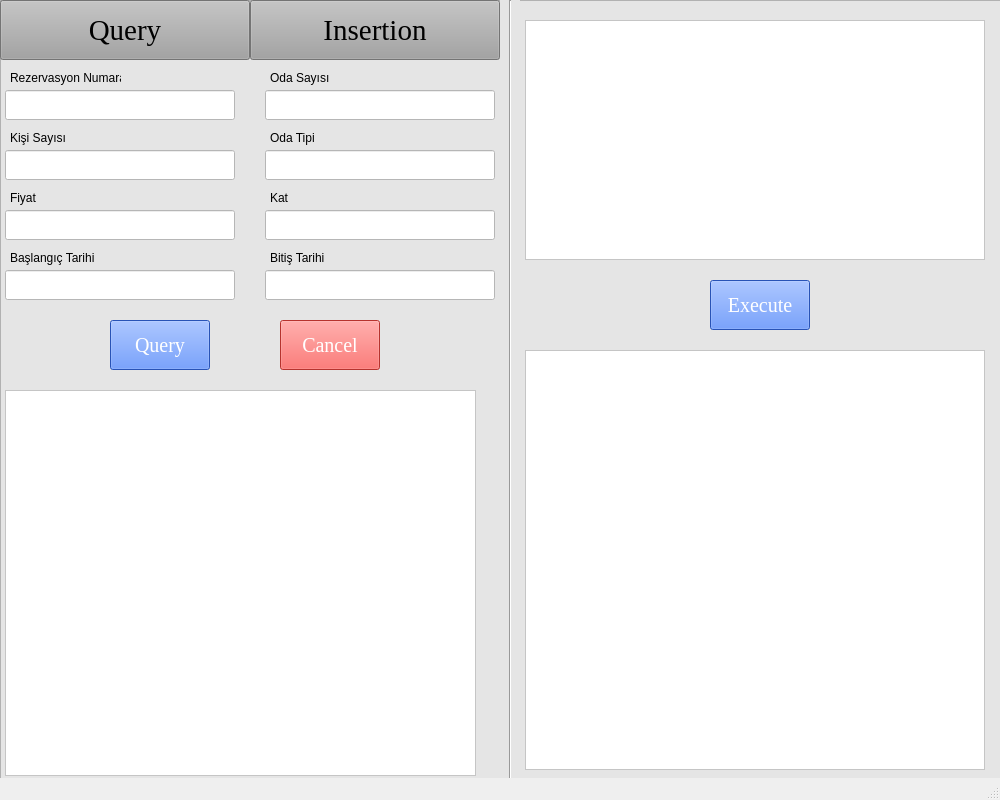
<?xml version="1.0" encoding="UTF-8"?>
<ui version="4.0">
 <class>MainWindow</class>
 <widget class="QMainWindow" name="MainWindow">
  <property name="geometry">
   <rect>
    <x>0</x>
    <y>0</y>
    <width>1000</width>
    <height>800</height>
   </rect>
  </property>
  <property name="windowTitle">
   <string>MainWindow</string>
  </property>
  <widget class="QWidget" name="centralwidget">
   <widget class="QFrame" name="frame_6">
    <property name="geometry">
     <rect>
      <x>0</x>
      <y>0</y>
      <width>1001</width>
      <height>800</height>
     </rect>
    </property>
    <property name="styleSheet">
     <string notr="true">background-color: rgb(229, 229, 229);</string>
    </property>
    <property name="frameShape">
     <enum>QFrame::StyledPanel</enum>
    </property>
    <property name="frameShadow">
     <enum>QFrame::Raised</enum>
    </property>
    <widget class="QPushButton" name="pushButton">
     <property name="geometry">
      <rect>
       <x>0</x>
       <y>0</y>
       <width>250</width>
       <height>60</height>
      </rect>
     </property>
     <property name="font">
      <font>
       <family>Times New Roman</family>
       <pointsize>22</pointsize>
      </font>
     </property>
     <property name="styleSheet">
      <string notr="true">background-color: rgb(163, 163, 163);</string>
     </property>
     <property name="text">
      <string>Query</string>
     </property>
    </widget>
    <widget class="QPushButton" name="pushButton_2">
     <property name="geometry">
      <rect>
       <x>250</x>
       <y>0</y>
       <width>250</width>
       <height>60</height>
      </rect>
     </property>
     <property name="font">
      <font>
       <family>Times New Roman</family>
       <pointsize>22</pointsize>
      </font>
     </property>
     <property name="styleSheet">
      <string notr="true">background-color: rgb(163, 163, 163);</string>
     </property>
     <property name="text">
      <string>Insertion</string>
     </property>
    </widget>
    <widget class="QTextEdit" name="textEdit">
     <property name="geometry">
      <rect>
       <x>525</x>
       <y>20</y>
       <width>460</width>
       <height>240</height>
      </rect>
     </property>
     <property name="styleSheet">
      <string notr="true">background-color: rgb(255, 255, 255);</string>
     </property>
    </widget>
    <widget class="QPushButton" name="pushButton_5">
     <property name="geometry">
      <rect>
       <x>710</x>
       <y>280</y>
       <width>100</width>
       <height>50</height>
      </rect>
     </property>
     <property name="palette">
      <palette>
       <active>
        <colorrole role="WindowText">
         <brush brushstyle="SolidPattern">
          <color alpha="255">
           <red>255</red>
           <green>255</green>
           <blue>255</blue>
          </color>
         </brush>
        </colorrole>
        <colorrole role="Button">
         <brush brushstyle="SolidPattern">
          <color alpha="255">
           <red>56</red>
           <green>116</green>
           <blue>255</blue>
          </color>
         </brush>
        </colorrole>
        <colorrole role="Light">
         <brush brushstyle="SolidPattern">
          <color alpha="255">
           <red>51</red>
           <green>133</green>
           <blue>255</blue>
          </color>
         </brush>
        </colorrole>
        <colorrole role="Text">
         <brush brushstyle="SolidPattern">
          <color alpha="255">
           <red>255</red>
           <green>255</green>
           <blue>255</blue>
          </color>
         </brush>
        </colorrole>
        <colorrole role="ButtonText">
         <brush brushstyle="SolidPattern">
          <color alpha="255">
           <red>255</red>
           <green>255</green>
           <blue>255</blue>
          </color>
         </brush>
        </colorrole>
        <colorrole role="Base">
         <brush brushstyle="SolidPattern">
          <color alpha="255">
           <red>56</red>
           <green>116</green>
           <blue>255</blue>
          </color>
         </brush>
        </colorrole>
        <colorrole role="Window">
         <brush brushstyle="SolidPattern">
          <color alpha="255">
           <red>56</red>
           <green>116</green>
           <blue>255</blue>
          </color>
         </brush>
        </colorrole>
       </active>
       <inactive>
        <colorrole role="WindowText">
         <brush brushstyle="SolidPattern">
          <color alpha="255">
           <red>255</red>
           <green>255</green>
           <blue>255</blue>
          </color>
         </brush>
        </colorrole>
        <colorrole role="Button">
         <brush brushstyle="SolidPattern">
          <color alpha="255">
           <red>56</red>
           <green>116</green>
           <blue>255</blue>
          </color>
         </brush>
        </colorrole>
        <colorrole role="Light">
         <brush brushstyle="SolidPattern">
          <color alpha="255">
           <red>51</red>
           <green>133</green>
           <blue>255</blue>
          </color>
         </brush>
        </colorrole>
        <colorrole role="Text">
         <brush brushstyle="SolidPattern">
          <color alpha="255">
           <red>255</red>
           <green>255</green>
           <blue>255</blue>
          </color>
         </brush>
        </colorrole>
        <colorrole role="ButtonText">
         <brush brushstyle="SolidPattern">
          <color alpha="255">
           <red>255</red>
           <green>255</green>
           <blue>255</blue>
          </color>
         </brush>
        </colorrole>
        <colorrole role="Base">
         <brush brushstyle="SolidPattern">
          <color alpha="255">
           <red>56</red>
           <green>116</green>
           <blue>255</blue>
          </color>
         </brush>
        </colorrole>
        <colorrole role="Window">
         <brush brushstyle="SolidPattern">
          <color alpha="255">
           <red>56</red>
           <green>116</green>
           <blue>255</blue>
          </color>
         </brush>
        </colorrole>
       </inactive>
       <disabled>
        <colorrole role="WindowText">
         <brush brushstyle="SolidPattern">
          <color alpha="255">
           <red>255</red>
           <green>255</green>
           <blue>255</blue>
          </color>
         </brush>
        </colorrole>
        <colorrole role="Button">
         <brush brushstyle="SolidPattern">
          <color alpha="255">
           <red>56</red>
           <green>116</green>
           <blue>255</blue>
          </color>
         </brush>
        </colorrole>
        <colorrole role="Light">
         <brush brushstyle="SolidPattern">
          <color alpha="255">
           <red>51</red>
           <green>133</green>
           <blue>255</blue>
          </color>
         </brush>
        </colorrole>
        <colorrole role="Text">
         <brush brushstyle="SolidPattern">
          <color alpha="255">
           <red>255</red>
           <green>255</green>
           <blue>255</blue>
          </color>
         </brush>
        </colorrole>
        <colorrole role="ButtonText">
         <brush brushstyle="SolidPattern">
          <color alpha="255">
           <red>255</red>
           <green>255</green>
           <blue>255</blue>
          </color>
         </brush>
        </colorrole>
        <colorrole role="Base">
         <brush brushstyle="SolidPattern">
          <color alpha="255">
           <red>56</red>
           <green>116</green>
           <blue>255</blue>
          </color>
         </brush>
        </colorrole>
        <colorrole role="Window">
         <brush brushstyle="SolidPattern">
          <color alpha="255">
           <red>56</red>
           <green>116</green>
           <blue>255</blue>
          </color>
         </brush>
        </colorrole>
       </disabled>
      </palette>
     </property>
     <property name="font">
      <font>
       <family>Times New Roman</family>
       <pointsize>15</pointsize>
      </font>
     </property>
     <property name="styleSheet">
      <string notr="true">background-color: rgb(56, 116, 255);
color: rgb(255, 255, 255);</string>
     </property>
     <property name="text">
      <string>Execute</string>
     </property>
    </widget>
    <widget class="QTextEdit" name="textEdit_2">
     <property name="geometry">
      <rect>
       <x>525</x>
       <y>350</y>
       <width>460</width>
       <height>420</height>
      </rect>
     </property>
     <property name="styleSheet">
      <string notr="true">background-color: rgb(255, 255, 255);</string>
     </property>
     <property name="readOnly">
      <bool>true</bool>
     </property>
    </widget>
    <widget class="Line" name="line_6">
     <property name="geometry">
      <rect>
       <x>500</x>
       <y>0</y>
       <width>20</width>
       <height>811</height>
      </rect>
     </property>
     <property name="orientation">
      <enum>Qt::Vertical</enum>
     </property>
    </widget>
    <widget class="QLineEdit" name="lineEdit">
     <property name="geometry">
      <rect>
       <x>5</x>
       <y>90</y>
       <width>230</width>
       <height>30</height>
      </rect>
     </property>
     <property name="styleSheet">
      <string notr="true">background-color: rgb(255, 255, 255);</string>
     </property>
     <property name="text">
      <string/>
     </property>
    </widget>
    <widget class="QLineEdit" name="lineEdit_2">
     <property name="geometry">
      <rect>
       <x>265</x>
       <y>90</y>
       <width>230</width>
       <height>30</height>
      </rect>
     </property>
     <property name="styleSheet">
      <string notr="true">background-color: rgb(255, 255, 255);</string>
     </property>
     <property name="text">
      <string/>
     </property>
    </widget>
    <widget class="QLineEdit" name="lineEdit_3">
     <property name="geometry">
      <rect>
       <x>5</x>
       <y>150</y>
       <width>230</width>
       <height>30</height>
      </rect>
     </property>
     <property name="styleSheet">
      <string notr="true">background-color: rgb(255, 255, 255);</string>
     </property>
     <property name="text">
      <string/>
     </property>
    </widget>
    <widget class="QLineEdit" name="lineEdit_5">
     <property name="geometry">
      <rect>
       <x>5</x>
       <y>210</y>
       <width>230</width>
       <height>30</height>
      </rect>
     </property>
     <property name="styleSheet">
      <string notr="true">background-color: rgb(255, 255, 255);</string>
     </property>
     <property name="text">
      <string/>
     </property>
    </widget>
    <widget class="QLineEdit" name="lineEdit_7">
     <property name="geometry">
      <rect>
       <x>5</x>
       <y>270</y>
       <width>230</width>
       <height>30</height>
      </rect>
     </property>
     <property name="styleSheet">
      <string notr="true">background-color: rgb(255, 255, 255);</string>
     </property>
     <property name="text">
      <string/>
     </property>
    </widget>
    <widget class="QLineEdit" name="lineEdit_4">
     <property name="geometry">
      <rect>
       <x>265</x>
       <y>150</y>
       <width>230</width>
       <height>30</height>
      </rect>
     </property>
     <property name="styleSheet">
      <string notr="true">background-color: rgb(255, 255, 255);</string>
     </property>
     <property name="text">
      <string/>
     </property>
    </widget>
    <widget class="QLineEdit" name="lineEdit_6">
     <property name="geometry">
      <rect>
       <x>265</x>
       <y>210</y>
       <width>230</width>
       <height>30</height>
      </rect>
     </property>
     <property name="styleSheet">
      <string notr="true">background-color: rgb(255, 255, 255);</string>
     </property>
     <property name="text">
      <string/>
     </property>
    </widget>
    <widget class="QLineEdit" name="lineEdit_8">
     <property name="geometry">
      <rect>
       <x>265</x>
       <y>270</y>
       <width>230</width>
       <height>30</height>
      </rect>
     </property>
     <property name="styleSheet">
      <string notr="true">background-color: rgb(255, 255, 255);</string>
     </property>
     <property name="text">
      <string/>
     </property>
    </widget>
    <widget class="QLabel" name="label_38">
     <property name="geometry">
      <rect>
       <x>10</x>
       <y>70</y>
       <width>111</width>
       <height>16</height>
      </rect>
     </property>
     <property name="text">
      <string>Rezervasyon Numarası</string>
     </property>
    </widget>
    <widget class="QLabel" name="label_39">
     <property name="geometry">
      <rect>
       <x>270</x>
       <y>70</y>
       <width>111</width>
       <height>16</height>
      </rect>
     </property>
     <property name="text">
      <string>Oda Sayısı</string>
     </property>
    </widget>
    <widget class="QLabel" name="label_40">
     <property name="geometry">
      <rect>
       <x>10</x>
       <y>130</y>
       <width>111</width>
       <height>16</height>
      </rect>
     </property>
     <property name="text">
      <string>Kişi Sayısı</string>
     </property>
    </widget>
    <widget class="QLabel" name="label_41">
     <property name="geometry">
      <rect>
       <x>270</x>
       <y>130</y>
       <width>111</width>
       <height>16</height>
      </rect>
     </property>
     <property name="text">
      <string>Oda Tipi</string>
     </property>
    </widget>
    <widget class="QLabel" name="label_42">
     <property name="geometry">
      <rect>
       <x>10</x>
       <y>190</y>
       <width>111</width>
       <height>16</height>
      </rect>
     </property>
     <property name="text">
      <string>Fiyat</string>
     </property>
    </widget>
    <widget class="QLabel" name="label_43">
     <property name="geometry">
      <rect>
       <x>270</x>
       <y>190</y>
       <width>111</width>
       <height>16</height>
      </rect>
     </property>
     <property name="text">
      <string>Kat</string>
     </property>
    </widget>
    <widget class="QLabel" name="label_44">
     <property name="geometry">
      <rect>
       <x>10</x>
       <y>250</y>
       <width>111</width>
       <height>16</height>
      </rect>
     </property>
     <property name="text">
      <string>Başlangıç Tarihi</string>
     </property>
    </widget>
    <widget class="QLabel" name="label_45">
     <property name="geometry">
      <rect>
       <x>270</x>
       <y>250</y>
       <width>111</width>
       <height>16</height>
      </rect>
     </property>
     <property name="text">
      <string>Bitiş Tarihi</string>
     </property>
    </widget>
    <widget class="QPushButton" name="pushButton_3">
     <property name="geometry">
      <rect>
       <x>110</x>
       <y>320</y>
       <width>100</width>
       <height>50</height>
      </rect>
     </property>
     <property name="palette">
      <palette>
       <active>
        <colorrole role="WindowText">
         <brush brushstyle="SolidPattern">
          <color alpha="255">
           <red>255</red>
           <green>255</green>
           <blue>255</blue>
          </color>
         </brush>
        </colorrole>
        <colorrole role="Button">
         <brush brushstyle="SolidPattern">
          <color alpha="255">
           <red>56</red>
           <green>116</green>
           <blue>255</blue>
          </color>
         </brush>
        </colorrole>
        <colorrole role="Light">
         <brush brushstyle="SolidPattern">
          <color alpha="255">
           <red>51</red>
           <green>133</green>
           <blue>255</blue>
          </color>
         </brush>
        </colorrole>
        <colorrole role="Text">
         <brush brushstyle="SolidPattern">
          <color alpha="255">
           <red>255</red>
           <green>255</green>
           <blue>255</blue>
          </color>
         </brush>
        </colorrole>
        <colorrole role="ButtonText">
         <brush brushstyle="SolidPattern">
          <color alpha="255">
           <red>255</red>
           <green>255</green>
           <blue>255</blue>
          </color>
         </brush>
        </colorrole>
        <colorrole role="Base">
         <brush brushstyle="SolidPattern">
          <color alpha="255">
           <red>56</red>
           <green>116</green>
           <blue>255</blue>
          </color>
         </brush>
        </colorrole>
        <colorrole role="Window">
         <brush brushstyle="SolidPattern">
          <color alpha="255">
           <red>56</red>
           <green>116</green>
           <blue>255</blue>
          </color>
         </brush>
        </colorrole>
       </active>
       <inactive>
        <colorrole role="WindowText">
         <brush brushstyle="SolidPattern">
          <color alpha="255">
           <red>255</red>
           <green>255</green>
           <blue>255</blue>
          </color>
         </brush>
        </colorrole>
        <colorrole role="Button">
         <brush brushstyle="SolidPattern">
          <color alpha="255">
           <red>56</red>
           <green>116</green>
           <blue>255</blue>
          </color>
         </brush>
        </colorrole>
        <colorrole role="Light">
         <brush brushstyle="SolidPattern">
          <color alpha="255">
           <red>51</red>
           <green>133</green>
           <blue>255</blue>
          </color>
         </brush>
        </colorrole>
        <colorrole role="Text">
         <brush brushstyle="SolidPattern">
          <color alpha="255">
           <red>255</red>
           <green>255</green>
           <blue>255</blue>
          </color>
         </brush>
        </colorrole>
        <colorrole role="ButtonText">
         <brush brushstyle="SolidPattern">
          <color alpha="255">
           <red>255</red>
           <green>255</green>
           <blue>255</blue>
          </color>
         </brush>
        </colorrole>
        <colorrole role="Base">
         <brush brushstyle="SolidPattern">
          <color alpha="255">
           <red>56</red>
           <green>116</green>
           <blue>255</blue>
          </color>
         </brush>
        </colorrole>
        <colorrole role="Window">
         <brush brushstyle="SolidPattern">
          <color alpha="255">
           <red>56</red>
           <green>116</green>
           <blue>255</blue>
          </color>
         </brush>
        </colorrole>
       </inactive>
       <disabled>
        <colorrole role="WindowText">
         <brush brushstyle="SolidPattern">
          <color alpha="255">
           <red>255</red>
           <green>255</green>
           <blue>255</blue>
          </color>
         </brush>
        </colorrole>
        <colorrole role="Button">
         <brush brushstyle="SolidPattern">
          <color alpha="255">
           <red>56</red>
           <green>116</green>
           <blue>255</blue>
          </color>
         </brush>
        </colorrole>
        <colorrole role="Light">
         <brush brushstyle="SolidPattern">
          <color alpha="255">
           <red>51</red>
           <green>133</green>
           <blue>255</blue>
          </color>
         </brush>
        </colorrole>
        <colorrole role="Text">
         <brush brushstyle="SolidPattern">
          <color alpha="255">
           <red>255</red>
           <green>255</green>
           <blue>255</blue>
          </color>
         </brush>
        </colorrole>
        <colorrole role="ButtonText">
         <brush brushstyle="SolidPattern">
          <color alpha="255">
           <red>255</red>
           <green>255</green>
           <blue>255</blue>
          </color>
         </brush>
        </colorrole>
        <colorrole role="Base">
         <brush brushstyle="SolidPattern">
          <color alpha="255">
           <red>56</red>
           <green>116</green>
           <blue>255</blue>
          </color>
         </brush>
        </colorrole>
        <colorrole role="Window">
         <brush brushstyle="SolidPattern">
          <color alpha="255">
           <red>56</red>
           <green>116</green>
           <blue>255</blue>
          </color>
         </brush>
        </colorrole>
       </disabled>
      </palette>
     </property>
     <property name="font">
      <font>
       <family>Times New Roman</family>
       <pointsize>15</pointsize>
      </font>
     </property>
     <property name="styleSheet">
      <string notr="true">background-color: rgb(56, 116, 255);
color: rgb(255, 255, 255);</string>
     </property>
     <property name="text">
      <string>Query</string>
     </property>
    </widget>
    <widget class="QPushButton" name="pushButton_4">
     <property name="geometry">
      <rect>
       <x>280</x>
       <y>320</y>
       <width>100</width>
       <height>50</height>
      </rect>
     </property>
     <property name="palette">
      <palette>
       <active>
        <colorrole role="WindowText">
         <brush brushstyle="SolidPattern">
          <color alpha="255">
           <red>255</red>
           <green>255</green>
           <blue>255</blue>
          </color>
         </brush>
        </colorrole>
        <colorrole role="Button">
         <brush brushstyle="SolidPattern">
          <color alpha="255">
           <red>255</red>
           <green>71</green>
           <blue>65</blue>
          </color>
         </brush>
        </colorrole>
        <colorrole role="Light">
         <brush brushstyle="SolidPattern">
          <color alpha="255">
           <red>51</red>
           <green>133</green>
           <blue>255</blue>
          </color>
         </brush>
        </colorrole>
        <colorrole role="Text">
         <brush brushstyle="SolidPattern">
          <color alpha="255">
           <red>255</red>
           <green>255</green>
           <blue>255</blue>
          </color>
         </brush>
        </colorrole>
        <colorrole role="ButtonText">
         <brush brushstyle="SolidPattern">
          <color alpha="255">
           <red>255</red>
           <green>255</green>
           <blue>255</blue>
          </color>
         </brush>
        </colorrole>
        <colorrole role="Base">
         <brush brushstyle="SolidPattern">
          <color alpha="255">
           <red>255</red>
           <green>71</green>
           <blue>65</blue>
          </color>
         </brush>
        </colorrole>
        <colorrole role="Window">
         <brush brushstyle="SolidPattern">
          <color alpha="255">
           <red>255</red>
           <green>71</green>
           <blue>65</blue>
          </color>
         </brush>
        </colorrole>
       </active>
       <inactive>
        <colorrole role="WindowText">
         <brush brushstyle="SolidPattern">
          <color alpha="255">
           <red>255</red>
           <green>255</green>
           <blue>255</blue>
          </color>
         </brush>
        </colorrole>
        <colorrole role="Button">
         <brush brushstyle="SolidPattern">
          <color alpha="255">
           <red>255</red>
           <green>71</green>
           <blue>65</blue>
          </color>
         </brush>
        </colorrole>
        <colorrole role="Light">
         <brush brushstyle="SolidPattern">
          <color alpha="255">
           <red>51</red>
           <green>133</green>
           <blue>255</blue>
          </color>
         </brush>
        </colorrole>
        <colorrole role="Text">
         <brush brushstyle="SolidPattern">
          <color alpha="255">
           <red>255</red>
           <green>255</green>
           <blue>255</blue>
          </color>
         </brush>
        </colorrole>
        <colorrole role="ButtonText">
         <brush brushstyle="SolidPattern">
          <color alpha="255">
           <red>255</red>
           <green>255</green>
           <blue>255</blue>
          </color>
         </brush>
        </colorrole>
        <colorrole role="Base">
         <brush brushstyle="SolidPattern">
          <color alpha="255">
           <red>255</red>
           <green>71</green>
           <blue>65</blue>
          </color>
         </brush>
        </colorrole>
        <colorrole role="Window">
         <brush brushstyle="SolidPattern">
          <color alpha="255">
           <red>255</red>
           <green>71</green>
           <blue>65</blue>
          </color>
         </brush>
        </colorrole>
       </inactive>
       <disabled>
        <colorrole role="WindowText">
         <brush brushstyle="SolidPattern">
          <color alpha="255">
           <red>255</red>
           <green>255</green>
           <blue>255</blue>
          </color>
         </brush>
        </colorrole>
        <colorrole role="Button">
         <brush brushstyle="SolidPattern">
          <color alpha="255">
           <red>255</red>
           <green>71</green>
           <blue>65</blue>
          </color>
         </brush>
        </colorrole>
        <colorrole role="Light">
         <brush brushstyle="SolidPattern">
          <color alpha="255">
           <red>51</red>
           <green>133</green>
           <blue>255</blue>
          </color>
         </brush>
        </colorrole>
        <colorrole role="Text">
         <brush brushstyle="SolidPattern">
          <color alpha="255">
           <red>255</red>
           <green>255</green>
           <blue>255</blue>
          </color>
         </brush>
        </colorrole>
        <colorrole role="ButtonText">
         <brush brushstyle="SolidPattern">
          <color alpha="255">
           <red>255</red>
           <green>255</green>
           <blue>255</blue>
          </color>
         </brush>
        </colorrole>
        <colorrole role="Base">
         <brush brushstyle="SolidPattern">
          <color alpha="255">
           <red>255</red>
           <green>71</green>
           <blue>65</blue>
          </color>
         </brush>
        </colorrole>
        <colorrole role="Window">
         <brush brushstyle="SolidPattern">
          <color alpha="255">
           <red>255</red>
           <green>71</green>
           <blue>65</blue>
          </color>
         </brush>
        </colorrole>
       </disabled>
      </palette>
     </property>
     <property name="font">
      <font>
       <family>Times New Roman</family>
       <pointsize>15</pointsize>
      </font>
     </property>
     <property name="styleSheet">
      <string notr="true">color: rgb(255, 255, 255);
background-color: rgb(255, 71, 65);</string>
     </property>
     <property name="text">
      <string>Cancel</string>
     </property>
    </widget>
    <widget class="QTextEdit" name="textEdit_3">
     <property name="geometry">
      <rect>
       <x>5</x>
       <y>390</y>
       <width>471</width>
       <height>386</height>
      </rect>
     </property>
     <property name="styleSheet">
      <string notr="true">background-color: rgb(255, 255, 255);</string>
     </property>
     <property name="readOnly">
      <bool>true</bool>
     </property>
    </widget>
   </widget>
  </widget>
  <widget class="QStatusBar" name="statusbar"/>
 </widget>
 <resources/>
 <connections/>
</ui>
